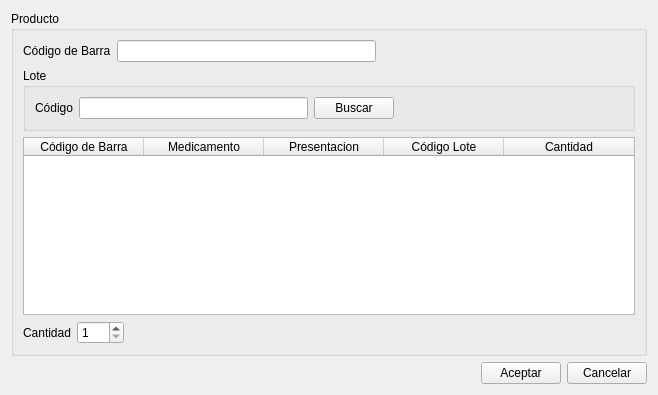
<?xml version="1.0" encoding="UTF-8"?>
<ui version="4.0">
 <class>vtnAjusteNegativoStock</class>
 <widget class="QWidget" name="vtnAjusteNegativoStock">
  <property name="geometry">
   <rect>
    <x>0</x>
    <y>0</y>
    <width>658</width>
    <height>395</height>
   </rect>
  </property>
  <property name="windowTitle">
   <string>Ajuste Negativo Stock</string>
  </property>
  <layout class="QVBoxLayout" name="verticalLayout">
   <item>
    <widget class="QGroupBox" name="gbProducto">
     <property name="title">
      <string>Producto</string>
     </property>
     <layout class="QVBoxLayout" name="verticalLayout_2">
      <item>
       <layout class="QHBoxLayout" name="horizontalLayout">
        <item>
         <widget class="QLabel" name="label">
          <property name="text">
           <string>Código de Barra</string>
          </property>
         </widget>
        </item>
        <item>
         <widget class="QLineEdit" name="lineCod_Barra">
          <property name="statusTip">
           <string>Ingrese código de barra del producto (exactamente 9 números)</string>
          </property>
          <property name="accessibleDescription">
           <string>codigo</string>
          </property>
         </widget>
        </item>
        <item>
         <spacer name="horizontalSpacer">
          <property name="orientation">
           <enum>Qt::Horizontal</enum>
          </property>
          <property name="sizeHint" stdset="0">
           <size>
            <width>40</width>
            <height>20</height>
           </size>
          </property>
         </spacer>
        </item>
       </layout>
      </item>
      <item>
       <widget class="QGroupBox" name="gbLote">
        <property name="title">
         <string>Lote</string>
        </property>
        <layout class="QFormLayout" name="formLayout_2">
         <property name="fieldGrowthPolicy">
          <enum>QFormLayout::AllNonFixedFieldsGrow</enum>
         </property>
         <property name="labelAlignment">
          <set>Qt::AlignRight|Qt::AlignTrailing|Qt::AlignVCenter</set>
         </property>
         <item row="1" column="0">
          <widget class="QLabel" name="label_3">
           <property name="text">
            <string>Código</string>
           </property>
          </widget>
         </item>
         <item row="1" column="1">
          <layout class="QHBoxLayout" name="horizontalLayout_2">
           <item>
            <widget class="QLineEdit" name="lineCod_Lote">
             <property name="statusTip">
              <string>Ingrese código del lote (solo letras y números sin espacios)</string>
             </property>
             <property name="accessibleDescription">
              <string>codLote</string>
             </property>
            </widget>
           </item>
           <item>
            <widget class="QPushButton" name="btnBuscar">
             <property name="text">
              <string>Buscar</string>
             </property>
            </widget>
           </item>
           <item>
            <spacer name="horizontalSpacer_2">
             <property name="orientation">
              <enum>Qt::Horizontal</enum>
             </property>
             <property name="sizeHint" stdset="0">
              <size>
               <width>40</width>
               <height>20</height>
              </size>
             </property>
            </spacer>
           </item>
          </layout>
         </item>
        </layout>
       </widget>
      </item>
      <item>
       <widget class="QTableWidget" name="tablaLoteProducto">
        <property name="editTriggers">
         <set>QAbstractItemView::NoEditTriggers</set>
        </property>
        <property name="selectionMode">
         <enum>QAbstractItemView::SingleSelection</enum>
        </property>
        <property name="selectionBehavior">
         <enum>QAbstractItemView::SelectRows</enum>
        </property>
        <attribute name="horizontalHeaderDefaultSectionSize">
         <number>120</number>
        </attribute>
        <attribute name="horizontalHeaderStretchLastSection">
         <bool>true</bool>
        </attribute>
        <column>
         <property name="text">
          <string>Código de Barra</string>
         </property>
        </column>
        <column>
         <property name="text">
          <string>Medicamento</string>
         </property>
        </column>
        <column>
         <property name="text">
          <string>Presentacion</string>
         </property>
        </column>
        <column>
         <property name="text">
          <string>Código Lote</string>
         </property>
        </column>
        <column>
         <property name="text">
          <string>Cantidad</string>
         </property>
        </column>
       </widget>
      </item>
      <item>
       <layout class="QHBoxLayout" name="horizontalLayout_8">
        <item>
         <widget class="QLabel" name="label_2">
          <property name="layoutDirection">
           <enum>Qt::LeftToRight</enum>
          </property>
          <property name="text">
           <string>Cantidad</string>
          </property>
          <property name="alignment">
           <set>Qt::AlignLeading|Qt::AlignLeft|Qt::AlignVCenter</set>
          </property>
         </widget>
        </item>
        <item>
         <widget class="QSpinBox" name="spinCantidad">
          <property name="statusTip">
           <string>Ingrese la cantidad del Producto para dicho lote</string>
          </property>
          <property name="minimum">
           <number>1</number>
          </property>
          <property name="maximum">
           <number>500</number>
          </property>
          <property name="singleStep">
           <number>10</number>
          </property>
         </widget>
        </item>
        <item>
         <spacer name="horizontalSpacer_5">
          <property name="orientation">
           <enum>Qt::Horizontal</enum>
          </property>
          <property name="sizeHint" stdset="0">
           <size>
            <width>40</width>
            <height>20</height>
           </size>
          </property>
         </spacer>
        </item>
       </layout>
      </item>
     </layout>
    </widget>
   </item>
   <item>
    <layout class="QHBoxLayout" name="horizontalLayout_5">
     <item>
      <spacer name="horizontalSpacer_3">
       <property name="orientation">
        <enum>Qt::Horizontal</enum>
       </property>
       <property name="sizeHint" stdset="0">
        <size>
         <width>40</width>
         <height>20</height>
        </size>
       </property>
      </spacer>
     </item>
     <item>
      <widget class="QPushButton" name="btnAceptar">
       <property name="text">
        <string>Aceptar</string>
       </property>
      </widget>
     </item>
     <item>
      <widget class="QPushButton" name="btnCancelar">
       <property name="text">
        <string>Cancelar</string>
       </property>
      </widget>
     </item>
    </layout>
   </item>
  </layout>
 </widget>
 <tabstops>
  <tabstop>lineCod_Barra</tabstop>
  <tabstop>lineCod_Lote</tabstop>
  <tabstop>btnBuscar</tabstop>
  <tabstop>tablaLoteProducto</tabstop>
  <tabstop>spinCantidad</tabstop>
  <tabstop>btnAceptar</tabstop>
  <tabstop>btnCancelar</tabstop>
 </tabstops>
 <resources/>
 <connections/>
</ui>
